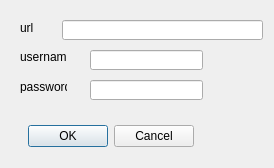
<?xml version="1.0" encoding="UTF-8"?>
<ui version="4.0">
 <class>QAuthDialog</class>
 <widget class="QDialog" name="QAuthDialog">
  <property name="geometry">
   <rect>
    <x>0</x>
    <y>0</y>
    <width>274</width>
    <height>168</height>
   </rect>
  </property>
  <property name="windowTitle">
   <string>Login</string>
  </property>
  <property name="locale">
   <locale language="English" country="UnitedStates"/>
  </property>
  <widget class="QDialogButtonBox" name="buttonBox">
   <property name="geometry">
    <rect>
     <x>20</x>
     <y>120</y>
     <width>181</width>
     <height>32</height>
    </rect>
   </property>
   <property name="orientation">
    <enum>Qt::Horizontal</enum>
   </property>
   <property name="standardButtons">
    <set>QDialogButtonBox::Cancel|QDialogButtonBox::Ok</set>
   </property>
   <property name="centerButtons">
    <bool>true</bool>
   </property>
  </widget>
  <widget class="QLabel" name="label">
   <property name="geometry">
    <rect>
     <x>20</x>
     <y>50</y>
     <width>47</width>
     <height>13</height>
    </rect>
   </property>
   <property name="text">
    <string>username</string>
   </property>
  </widget>
  <widget class="QLabel" name="label_2">
   <property name="geometry">
    <rect>
     <x>20</x>
     <y>80</y>
     <width>47</width>
     <height>13</height>
    </rect>
   </property>
   <property name="text">
    <string>password</string>
   </property>
  </widget>
  <widget class="QLineEdit" name="m_password">
   <property name="geometry">
    <rect>
     <x>90</x>
     <y>80</y>
     <width>113</width>
     <height>20</height>
    </rect>
   </property>
   <property name="echoMode">
    <enum>QLineEdit::Password</enum>
   </property>
  </widget>
  <widget class="QLineEdit" name="m_username">
   <property name="geometry">
    <rect>
     <x>90</x>
     <y>50</y>
     <width>113</width>
     <height>20</height>
    </rect>
   </property>
  </widget>
  <widget class="QLabel" name="label_3">
   <property name="geometry">
    <rect>
     <x>20</x>
     <y>20</y>
     <width>21</width>
     <height>16</height>
    </rect>
   </property>
   <property name="text">
    <string>url</string>
   </property>
  </widget>
  <widget class="QLineEdit" name="m_api_url">
   <property name="geometry">
    <rect>
     <x>62</x>
     <y>20</y>
     <width>201</width>
     <height>20</height>
    </rect>
   </property>
  </widget>
 </widget>
 <tabstops>
  <tabstop>m_api_url</tabstop>
  <tabstop>m_username</tabstop>
  <tabstop>m_password</tabstop>
 </tabstops>
 <resources/>
 <connections>
  <connection>
   <sender>buttonBox</sender>
   <signal>accepted()</signal>
   <receiver>QAuthDialog</receiver>
   <slot>accept()</slot>
   <hints>
    <hint type="sourcelabel">
     <x>200</x>
     <y>94</y>
    </hint>
    <hint type="destinationlabel">
     <x>157</x>
     <y>122</y>
    </hint>
   </hints>
  </connection>
  <connection>
   <sender>buttonBox</sender>
   <signal>rejected()</signal>
   <receiver>QAuthDialog</receiver>
   <slot>reject()</slot>
   <hints>
    <hint type="sourcelabel">
     <x>200</x>
     <y>100</y>
    </hint>
    <hint type="destinationlabel">
     <x>216</x>
     <y>122</y>
    </hint>
   </hints>
  </connection>
 </connections>
</ui>
